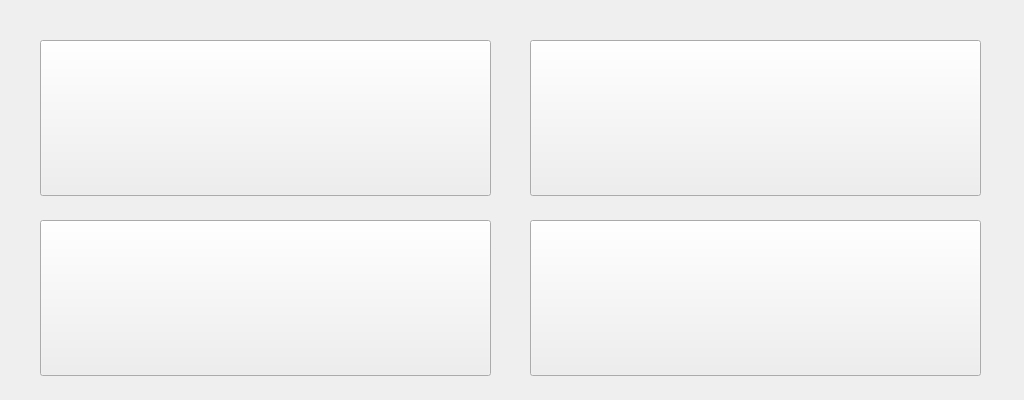
<?xml version="1.0" encoding="UTF-8"?>
<ui version="4.0">
 <class>frmHome</class>
 <widget class="QWidget" name="frmHome">
  <property name="geometry">
   <rect>
    <x>0</x>
    <y>0</y>
    <width>1024</width>
    <height>400</height>
   </rect>
  </property>
  <property name="windowTitle">
   <string>Form</string>
  </property>
  <widget class="QPushButton" name="btnBox">
   <property name="geometry">
    <rect>
     <x>40</x>
     <y>40</y>
     <width>451</width>
     <height>156</height>
    </rect>
   </property>
   <property name="font">
    <font>
     <pointsize>28</pointsize>
    </font>
   </property>
   <property name="styleSheet">
    <string notr="true">image: url(:/images/btn_box.png);</string>
   </property>
   <property name="text">
    <string/>
   </property>
  </widget>
  <widget class="QPushButton" name="btnDev">
   <property name="geometry">
    <rect>
     <x>530</x>
     <y>40</y>
     <width>451</width>
     <height>156</height>
    </rect>
   </property>
   <property name="font">
    <font>
     <pointsize>28</pointsize>
    </font>
   </property>
   <property name="styleSheet">
    <string notr="true"/>
   </property>
   <property name="text">
    <string/>
   </property>
  </widget>
  <widget class="QPushButton" name="btnPara">
   <property name="geometry">
    <rect>
     <x>40</x>
     <y>220</y>
     <width>451</width>
     <height>156</height>
    </rect>
   </property>
   <property name="font">
    <font>
     <pointsize>28</pointsize>
    </font>
   </property>
   <property name="styleSheet">
    <string notr="true">image: url(:/images/btn_para.png);</string>
   </property>
   <property name="text">
    <string/>
   </property>
  </widget>
  <widget class="QPushButton" name="btnHistory">
   <property name="geometry">
    <rect>
     <x>530</x>
     <y>220</y>
     <width>451</width>
     <height>156</height>
    </rect>
   </property>
   <property name="font">
    <font>
     <pointsize>28</pointsize>
    </font>
   </property>
   <property name="styleSheet">
    <string notr="true"/>
   </property>
   <property name="text">
    <string/>
   </property>
  </widget>
 </widget>
 <resources/>
 <connections/>
</ui>
